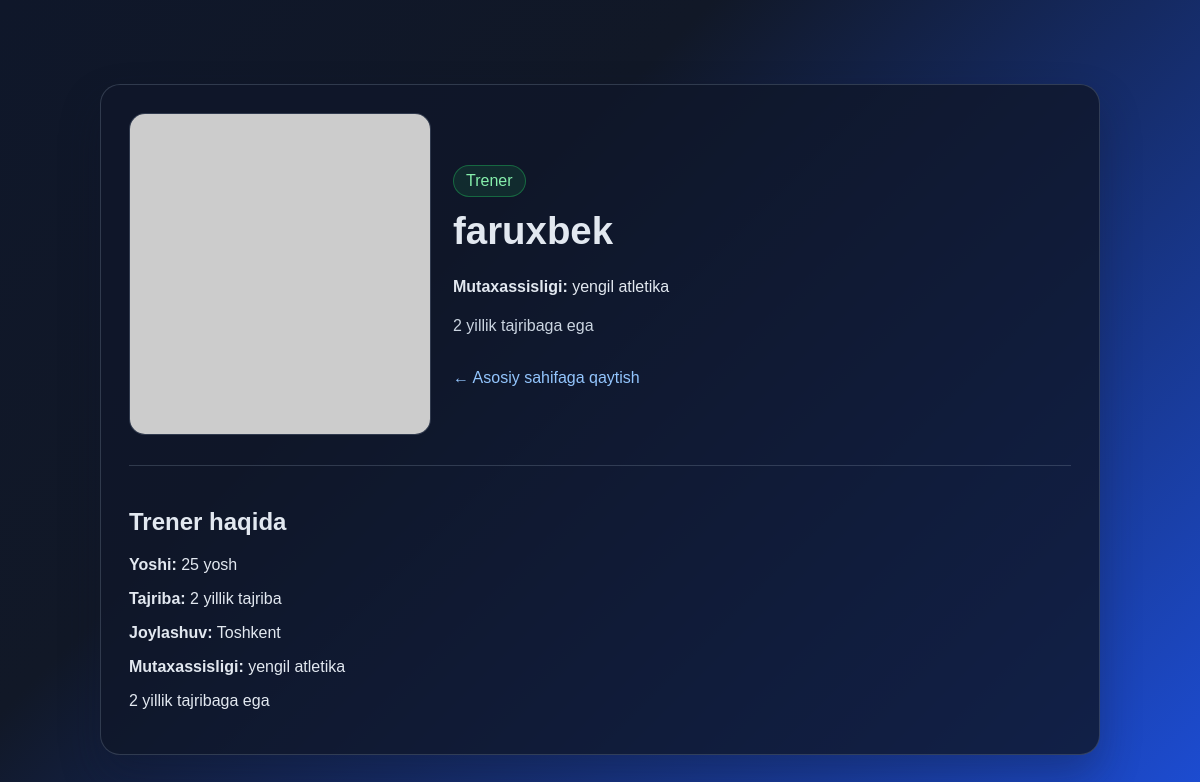
Page /trainer/2/ on the committed database.
### ilovalar/models.py (models this page shows, shortened)
class Trainer(models.Model):
    full_name = models.CharField(max_length=100, verbose_name="To'liq ismi")
    age = models.IntegerField(default=25, verbose_name="Yoshi")
    specialty = models.CharField(max_length=100, verbose_name="Mutaxassisligi")
    experience_years = models.IntegerField(default=3, verbose_name="Tajribasi (yil)")
    location = models.CharField(max_length=100, default='Toshkent', verbose_name="Joylashuvi")
    phone = models.CharField(max_length=20, blank=True, default='', verbose_name="Telefon")
    bio = models.TextField(verbose_name="Biografiyasi")
    image = models.ImageField(upload_to='trainers/', blank=True, null=True, verbose_name="Rasmi")
    class Meta:
        verbose_name = 'Trener'
        verbose_name_plural = 'Trenerlar'
    @property
    def experience_text(self):
        return f"{self.experience_years} yillik tajriba"

### ilovalar/views.py (the view)
# urls.py: path('trainer/<int:trainer_id>/', views.trainer_detail, name='trainer_detail'),
def trainer_detail(request, trainer_id):
    trainer = get_object_or_404(Trainer, pk=trainer_id)
    context = {
        'trainer': trainer,
    }
    return render(request, 'ilovalar/trainer_detail.html', context)

### ilovalar/templates/ilovalar/trainer_detail.html (shortened to what this page needs)
<!DOCTYPE html>
<html lang="uz">
<head>
</head>
<body>
    <div class="wrap">
        <div class="card">
            <div class="top">
                <div>
                    {% if trainer.image %}
                        <img src="{{ trainer.image.url }}" alt="{{ trainer.full_name }}">
                    {% else %}
                        <img src="https://via.placeholder.com/600x400?text=Trainer" alt="{{ trainer.full_name }}">
                    {% endif %}
                </div>
                <div>
                    <div class="badge">Trener</div>
                    <h1>{{ trainer.full_name }}</h1>
                    <p><strong>Mutaxassisligi:</strong> {{ trainer.specialty }}</p>
                    <p class="bio">{{ trainer.bio }}</p>
                    <a href="{% url 'home' %}" class="link">← Asosiy sahifaga qaytish</a>
                </div>
            </div>
            <div class="form-box">
                <h2>Trener haqida</h2>
                <p><strong>Yoshi:</strong> {{ trainer.age }} yosh</p>
                <p><strong>Tajriba:</strong> {{ trainer.experience_text }}</p>
                <p><strong>Joylashuv:</strong> {{ trainer.location }}</p>
                <p><strong>Mutaxassisligi:</strong> {{ trainer.specialty }}</p>
                <p>{{ trainer.bio }}</p>
            </div>
        </div>
    </div>
</body>
</html>

### ilovalar/templates/ilovalar/trainer_detail.html (style rules this page uses)
body { margin: 0; font-family: Arial, sans-serif; background: linear-gradient(135deg, #0f172a, #111827 35%, #1d4ed8); color: #e2e8f0; }
.wrap { max-width: 1000px; margin: 60px auto; padding: 24px; }
.card { background: rgba(15, 23, 42, 0.8); border: 1px solid rgba(148, 163, 184, 0.25); border-radius: 20px; padding: 28px; box-shadow: 0 20px 40px rgba(15, 23, 42, 0.32); }
.top { display: grid; grid-template-columns: 300px 1fr; gap: 24px; align-items: center; }
img { width: 100%; height: 320px; object-fit: cover; border-radius: 16px; border: 1px solid rgba(148, 163, 184, 0.25); background: #0f172a; }
h1 { margin-top: 0; font-size: 2.4rem; }
.badge { display: inline-block; background: rgba(34, 197, 94, 0.12); color: #86efac; border: 1px solid rgba(34, 197, 94, 0.4); padding: 6px 12px; border-radius: 999px; margin-bottom: 12px; }
.bio { color: #cbd5e1; line-height: 1.7; }
.form-box { margin-top: 26px; border-top: 1px solid rgba(148, 163, 184, 0.25); padding-top: 22px; }
a.link { color: #93c5fd; text-decoration: none; display: inline-block; margin-top: 14px; }

### rows in the picture
Trainer: full_name "faruxbek", specialty "yengil atletika", bio "2 yillik tajribaga ega", age "25", experience_text "2 yillik tajriba", location "Toshkent"
